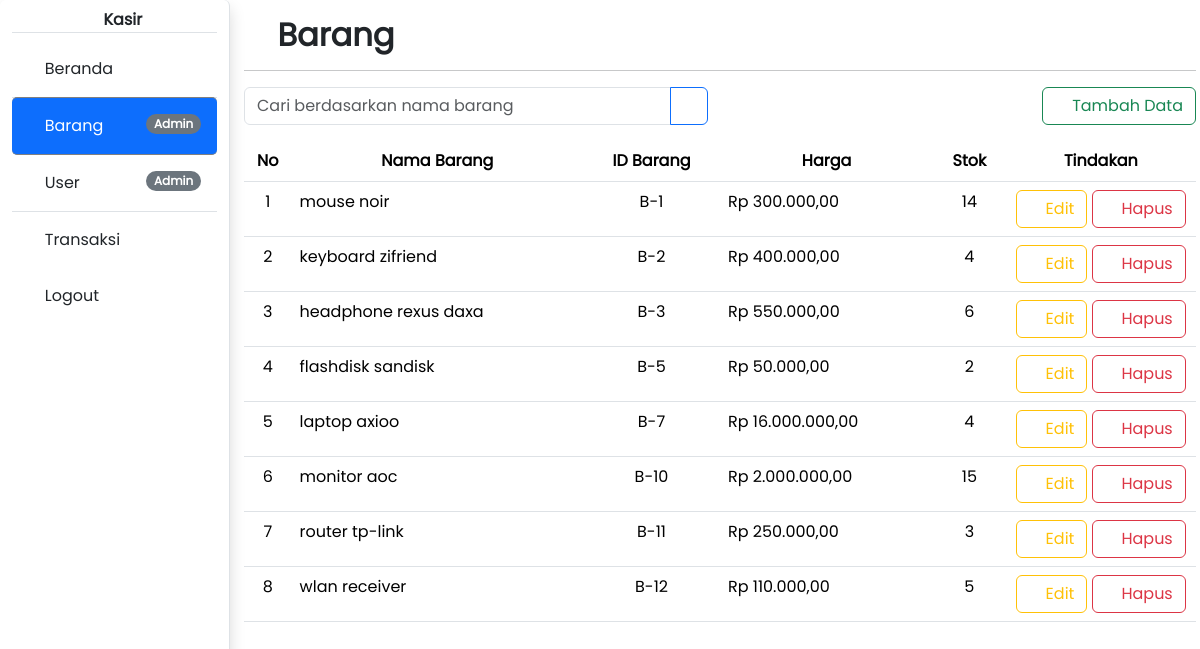
Before: /barang/barang.php (signed in) with the older database file.
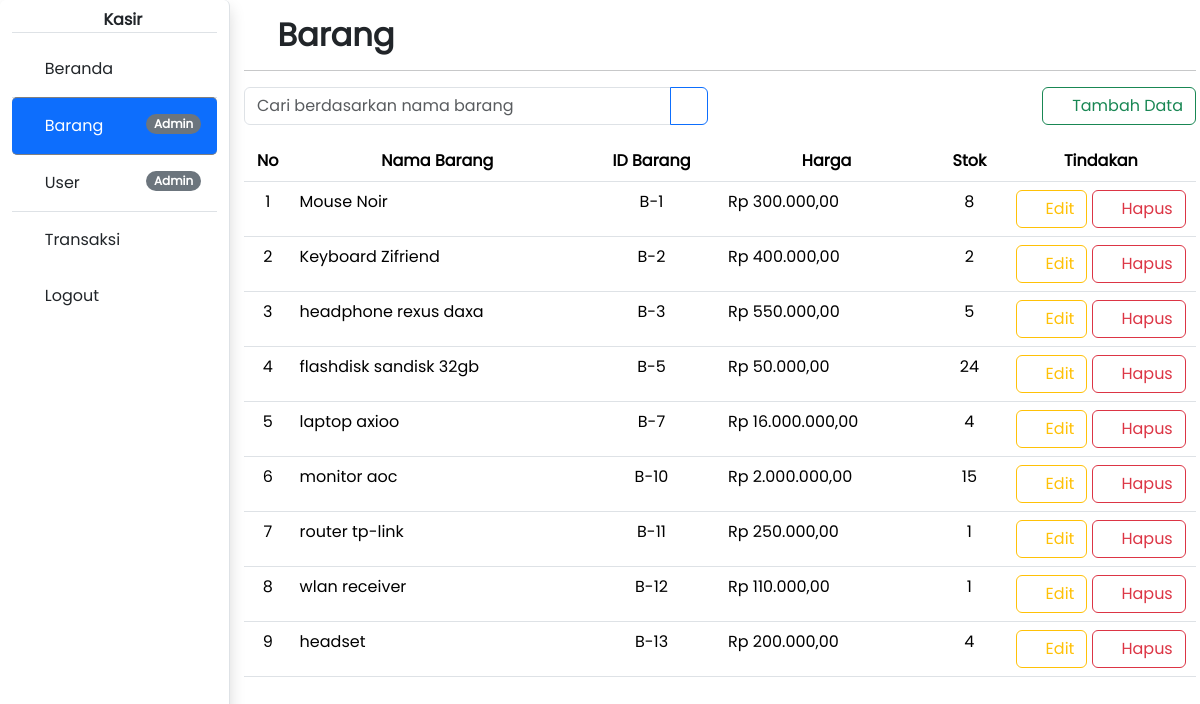
After: the same page with the newer database file.
### tables this page shows
CREATE TABLE `iqbal_tb_barang` (
  `iqbal_id_barang` int(11) NOT NULL,
  `iqbal_nama_barang` varchar(50) NOT NULL,
  `iqbal_harga_barang` int(11) NOT NULL,
  `iqbal_stok_barang` int(11) NOT NULL,
  `iqbal_updated_at` timestamp NOT NULL DEFAULT current_timestamp() ON UPDATE current_timestamp()
);

### barang/barang.php (the view, shortened to what this page needs)
<?php
include '../layouts/header.php';
?>
    <h2 class="mt-3"><i class="fa-solid fa-box"></i> <b>Barang</b></h2>
    <hr>
    <?php
    include '../config/db.php';
    $keyword = '';
    if(isset($_GET['keyword'])) {
        $keyword = $_GET['keyword'];
        $sql = "SELECT * FROM iqbal_tb_barang WHERE iqbal_nama_barang LIKE '%$keyword%'";
    } else {
        $sql = "SELECT * FROM iqbal_tb_barang";
    }
    $result = mysqli_query($conn, $sql);
    ?>
    <div class="row">
        <div class="col-md-6">
            <form action="" method="GET" class="mb-3">
                <div class="input-group">
                    <input type="text" name="keyword" class="form-control" value="<?php echo $keyword; ?>" placeholder="Cari berdasarkan nama barang">
                    <button type="submit" class="btn btn-outline-primary"><i class="fa-solid fa-magnifying-glass"></i></button>
                </div>
            </form>
        </div>
        <div class="col-md-6">
            <a href="formTambahBarang.php" class="btn btn-outline-success mb-3 float-end"><i class="fa-regular fa-square-plus"></i> Tambah Data</a>
        </div>
    </div>
    <table class="table table-hover">
        <tr class="text-center">
            <th class="text-center" width="5%">No</th>
            <th>Nama Barang</th>
            <th>ID Barang</th>
            <th>Harga</th>
            <th>Stok</th>
            <th width="20%">Tindakan</th>
        </tr>
        <?php
        $no = 1;
        foreach ($result as $row):
        ?>
            <tr>
                <td class="text-center"><?= $no++ ?></td>
                <td><?= $row['iqbal_nama_barang'] ?></td>
                <td class="text-center">B-<?= $row['iqbal_id_barang'] ?></td>
                <td>Rp <?= number_format($row['iqbal_harga_barang'], 2, ',', '.') ?></td>
                <td class="text-center"><?= $row['iqbal_stok_barang']?></td>
                <td class="text-center">
                    <a href="formEditBarang.php?id=<?= $row['iqbal_id_barang'] ?>" class="btn btn-outline-warning"><i class="fa-solid fa-pen-to-square"></i> Edit</a>
                    <a href="hapusBarang.php?id=<?= $row['iqbal_id_barang'] ?>" class="btn btn-outline-danger ml-1" onclick="return confirm('Apakah anda yakin akan mengapus data ini?')"><i class="fa-solid fa-trash"></i> Hapus</a>
                </td>
            </tr>
        <?php endforeach; ?>
    </table>
<?php include '../layouts/footer.php'; ?>

### layouts/header.php (shortened to what this page needs)
<!DOCTYPE html>
<html lang="en">
<head>
    <link rel="stylesheet" href="../assets/bootstrap/css/bootstrap.min.css">
    <link rel="stylesheet" href="../assets/css/style.css">
    <link rel="stylesheet" href="../assets/icon/css/all.css">
</head>
<body>
    <div class="container-fluid">
        <div class="row">
            <?php include '../partials/sidebar.php'; ?>
            <div class="col-md-10" id="page-content-wrapper" style="margin-left: 220px;">
                <div class="container">

### partials/sidebar.php (shortened to what this page needs)
<?php
$current_page = basename($_SERVER['PHP_SELF']);
$user_role = $_SESSION['iqbal_id_role'];
?>
<div class="col-md-2 border-end bg-white rounded shadow" id="sidebar-wrapper">
    <div class="sidebar-heading border-bottom text-center my-2"><i class="fa-solid fa-cash-register"></i> <b class="">Kasir</b></div>
    <div class="list-group list-group-flush">
        <a class="list-group-item list-group-item-action p-3 <?php echo ($current_page == 'beranda.php') ? 'active' : ''; ?>" href=""><i class="fa-solid fa-house"></i> Beranda</a>
        <?php if ($user_role == 1) : ?>
            <a class="list-group-item list-group-item-action p-3 <?php echo ($current_page == 'barang.php') ? 'active' : ''; ?>" href="../barang/barang.php"><i class="fa-solid fa-boxes-stacked"></i> Barang <small class="badge rounded-pill text-bg-secondary float-end">Admin</small></a>
            <a class="list-group-item list-group-item-action p-3 <?php echo ($current_page == 'user.php') ? 'active' : ''; ?>" href="../user/user.php"><i class="fa-solid fa-users"></i> User <small class="badge rounded-pill text-bg-secondary float-end">Admin</small></a>
        <?php endif; ?>
        <a class="list-group-item list-group-item-action p-3 <?php echo ($current_page == 'transaksi.php') ? 'active' : ''; ?>" href="../transaksi/transaksi.php"><i class="fa-solid fa-cart-shopping"></i> Transaksi</a>
    </div>
    <div class="list-group list-group-flush bottom-0 w-100">
        <a class="list-group-item list-group-item-action p-3 <?php echo ($current_page == 'logout.php') ? 'active' : ''; ?>" href="../logout.php" onclick="return confirm('Apakah anda yakin akan logout?')"><i class="fa-solid fa-right-from-bracket"></i> Logout</a>
    </div>
</div>

### layouts/footer.php (shortened to what this page needs)
    </div>
</div>
</div>
</div>
</body>
</html>

### assets/css/style.css (style rules this page uses)
body { font-family: 'Poppins', sans-serif; }
#sidebar-wrapper { height: 100vh; overflow-y: auto; }

### layouts/header.php (style rules this page uses)
#sidebar-wrapper { width: 230px; height: 100vh; overflow-y: auto; position: fixed; left: 0; top: 0; }
#page-content-wrapper { margin-left: 200px; }
.list-group-item.active { border-color: grey; opacity: 1; color: #ffffff; border-radius: 5px; }

Changed rows visible on the page:
changed iqbal_tb_barang id 1: iqbal_nama_barang "mouse noir" → "Mouse Noir"; iqbal_stok_barang "14" → "8"
changed iqbal_tb_barang id 2: iqbal_nama_barang "keyboard zifriend" → "Keyboard Zifriend"; iqbal_stok_barang "4" → "2"
changed iqbal_tb_barang "headphone rexus daxa": iqbal_stok_barang "6" → "5"
changed iqbal_tb_barang id 5: iqbal_nama_barang "flashdisk sandisk" → "flashdisk sandisk 32gb"; iqbal_stok_barang "2" → "24"
changed iqbal_tb_barang "router tp-link": iqbal_stok_barang "3" → "1"
changed iqbal_tb_barang "wlan receiver": iqbal_stok_barang "5" → "1"
added iqbal_tb_barang: iqbal_nama_barang "headset", iqbal_id_barang "13", iqbal_harga_barang "200.000,00", iqbal_stok_barang "4"
